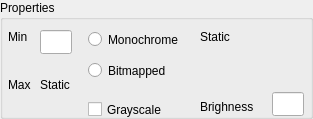
    <widget class="QGroupBox" name="IDC_STATIC">
      <property name="geometry">
        <rect>
          <x>16</x>
          <y>398</y>
          <width>313</width>
          <height>119</height>
        </rect>
      </property>
      <property name="title">
        <string>Properties</string>
      </property>
      <property name="visible">
        <bool>true</bool>
      </property>
      <property name="enabled">
        <bool>true</bool>
      </property>
      <property name="flat">
        <bool>false</bool>
      </property>
      <widget class="QLabel" name="IDC_STATIC_2">
        <property name="geometry">
          <rect>
            <x>8</x>
            <y>30</y>
            <width>51</width>
            <height>16</height>
          </rect>
        </property>
        <property name="text">
          <string>Min</string>
        </property>
        <property name="visible">
          <bool>true</bool>
        </property>
        <property name="enabled">
          <bool>true</bool>
        </property>
        <property name="alignment">
          <set>Qt::AlignLeft</set>
        </property>
      </widget>
      <widget class="QLineEdit" name="IDC_EDIT_MINASCII">
        <property name="geometry">
          <rect>
            <x>40</x>
            <y>30</y>
            <width>32</width>
            <height>24</height>
          </rect>
        </property>
        <property name="visible">
          <bool>true</bool>
        </property>
        <property name="enabled">
          <bool>true</bool>
        </property>
      </widget>
      <widget class="QRadioButton" name="IDC_PROP_MONO">
        <property name="geometry">
          <rect>
            <x>88</x>
            <y>30</y>
            <width>104</width>
            <height>19</height>
          </rect>
        </property>
        <property name="text">
          <string>Monochrome</string>
        </property>
        <property name="visible">
          <bool>true</bool>
        </property>
        <property name="enabled">
          <bool>true</bool>
        </property>
      </widget>
      <widget class="QLabel" name="IDC_STATIC_PROP">
        <property name="geometry">
          <rect>
            <x>200</x>
            <y>30</y>
            <width>104</width>
            <height>16</height>
          </rect>
        </property>
        <property name="text">
          <string>Static</string>
        </property>
        <property name="visible">
          <bool>true</bool>
        </property>
        <property name="enabled">
          <bool>true</bool>
        </property>
        <property name="alignment">
          <set>Qt::AlignLeft</set>
        </property>
      </widget>
      <widget class="QRadioButton" name="IDC_PROP_BITMAPPED">
        <property name="geometry">
          <rect>
            <x>88</x>
            <y>61</y>
            <width>112</width>
            <height>19</height>
          </rect>
        </property>
        <property name="text">
          <string>Bitmapped</string>
        </property>
        <property name="visible">
          <bool>true</bool>
        </property>
        <property name="enabled">
          <bool>true</bool>
        </property>
      </widget>
      <widget class="QLabel" name="IDC_STATIC_3">
        <property name="geometry">
          <rect>
            <x>8</x>
            <y>78</y>
            <width>51</width>
            <height>16</height>
          </rect>
        </property>
        <property name="text">
          <string>Max</string>
        </property>
        <property name="visible">
          <bool>true</bool>
        </property>
        <property name="enabled">
          <bool>true</bool>
        </property>
        <property name="alignment">
          <set>Qt::AlignLeft</set>
        </property>
      </widget>
      <widget class="QLabel" name="IDC_STATIC_MAXASCII">
        <property name="geometry">
          <rect>
            <x>40</x>
            <y>78</y>
            <width>51</width>
            <height>13</height>
          </rect>
        </property>
        <property name="text">
          <string>Static</string>
        </property>
        <property name="visible">
          <bool>true</bool>
        </property>
        <property name="enabled">
          <bool>true</bool>
        </property>
        <property name="alignment">
          <set>Qt::AlignLeft</set>
        </property>
      </widget>
      <widget class="QLineEdit" name="IDC_BRIGHTNESS">
        <property name="geometry">
          <rect>
            <x>272</x>
            <y>92</y>
            <width>32</width>
            <height>24</height>
          </rect>
        </property>
        <property name="visible">
          <bool>true</bool>
        </property>
        <property name="enabled">
          <bool>true</bool>
        </property>
      </widget>
      <widget class="QCheckBox" name="IDC_PROP_GRADIANT">
        <property name="geometry">
          <rect>
            <x>88</x>
            <y>100</y>
            <width>80</width>
            <height>19</height>
          </rect>
        </property>
        <property name="text">
          <string>Grayscale</string>
        </property>
        <property name="visible">
          <bool>true</bool>
        </property>
        <property name="enabled">
          <bool>true</bool>
        </property>
      </widget>
      <widget class="QLabel" name="IDC_STATIC_4">
        <property name="geometry">
          <rect>
            <x>200</x>
            <y>100</y>
            <width>64</width>
            <height>16</height>
          </rect>
        </property>
        <property name="text">
          <string>Brighness</string>
        </property>
        <property name="visible">
          <bool>true</bool>
        </property>
        <property name="enabled">
          <bool>true</bool>
        </property>
        <property name="alignment">
          <set>Qt::AlignLeft</set>
        </property>
      </widget>
    </widget>
